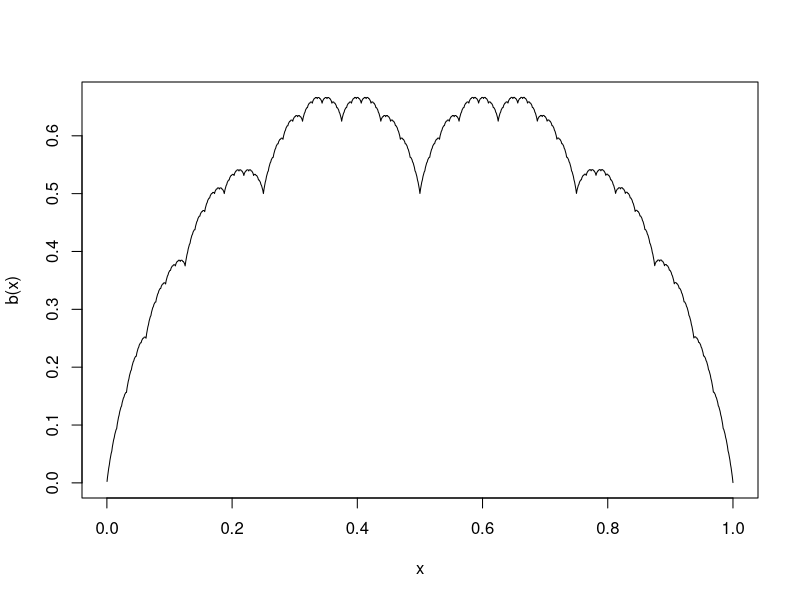
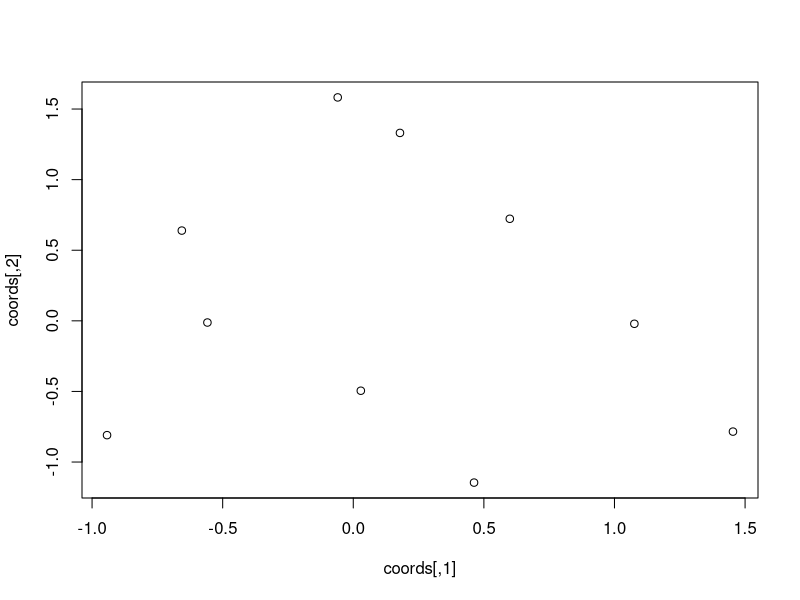
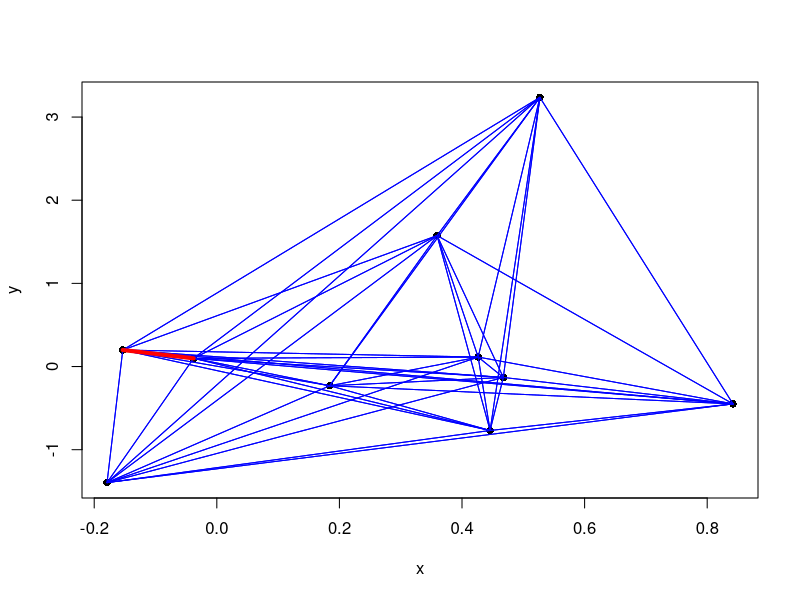

Write the R code that produced these figures, in order.
#intro to R lab 5

#task 1
x=c(1,2,9)
y=c(2,6,4)
z=vector(mode="integer",length=3)
###or
#z=rep(NA,3)
for (i in 1:3){
  z[i]=x[i]*y[i]
}
z
x*y
#same!
#breaks
for(i in 1:3){
  tmp=x[i]+y[i]
  print(tmp)
  if(tmp>6)
    break
  z[i]=tmp
}
#while()
#while (something happens){
#  do stuff
#}
z=rep(NA,3)
tem=0
while(sum(x)<=25){
  tmp=x+y
  print(sum(x))
  x=tmp
}

#repeat()


#task 2
x=c(1,2,9)
x=rnorm(100)
x=sample(1:100,100,replace=T)
cumsum(x)
cumsum.x=vector(length=length(x))
#cumsum.x=rep(NA,length(x))
#cumsum.x=numeric(length(x))
cumsum.x[1]=x[1]
for(i in 2:length(cumsum.x)){
  cumsum.x[i]=cumsum.x[i-1]+x[i]
}
sum(cumsum.x != cumsum(x)) #need integers to check
sum(abs(cumsum.x - cumsum(x)))

#task 3
#p1 Write a loop that approximates the golden ratio by computing x50.
a=sample(1:100,1)
x[1]=a
for(n in 2:50){
  x[n]=1+1/(x[n-1])
}
x-(1+sqrt(5))/2
#or
x=1
for(i in 1:50){
  x=1+1/x
}
#or using while
n=1
x=1
while(n<=50){
  x=1+1/x
  n=n+1
}
#p2 Modify your code from part 1 such that the loop stops as soon as either 
#|xn − xn−1| < 10−10 or 50
#iterations haven been carried out (whichever occurs first).
x[1]=sample(1:100,1)
for(n in 2:100){
  x[n]=1+1/(x[n-1])
  if (abs(x[n]-x[n-1])<1e-10)
    break
}
x-(1+sqrt(5))/2


##########
# Task 4 #
##########
b = rep(0, 4096)
t <- (1/4096)*c(1:2048,2048:1)
w = 1/2



for(i in 1:10){
  b = b + t
  t = w*c(t[seq(2, 4096, by = 2)],t[seq(2, 4096, by = 2)]) # w*(t[2], t[4],...,t[4096], t[2], t[4], ...t[4096])
}
x = (1/4096)*1:4096
plot(x, b, type = 'l', ylab = 'b(x)')





#Task 5
#part 1 Connect all pairs of points using blue lines. Your plot should look like the one shown below (except for
#the thick red line). Hint: You will need two nested for loops
n=10
set.seed(16022021)
coords=matrix(rnorm(2*n),ncol=2)
plot(coords)
coords
?lines

n <- 10 # Simulate points
coords <- matrix(rnorm(2*n), ncol=2)
plot(coords, pch=16, xlab="x", ylab="y") # Draw the points
for (i in 1:n) # For all pairs of points ...
  for (j in 1:n)
    lines(coords[c(i,j),], col="blue") # Connect i-th and j-th point
#用lines(coords[c(i,y),],col="blue")来连结
#part 2 
#Connect the two closest points with a thick red line. Your code should find the two closest
#points automatically. Your plot should now look like the plot shown below (it will depend on your
#simulated values). Hint: You need to loop through all pairs of points and identify the pair with smallest
#Euclidean distance.

closest.pair <- c(NA,NA) # Initialize closest pair
closest.distance <- Inf # Initialize closest distance
for (i in 1:(n-1)) # Go through all pairs of points
  for (j in (i+1):n){
    dist <- sum((coords[i,]-coords[j,])^2) # Compute (squared) distance
    if (dist<closest.distance) { # If we find a pair which is closer ...

      closest.pair <- c(i,j) # ... store it ...
      closest.distance <- dist # ... along with the distance
    }
  }
lines(coords[closest.pair,], col="red", lwd=4)



